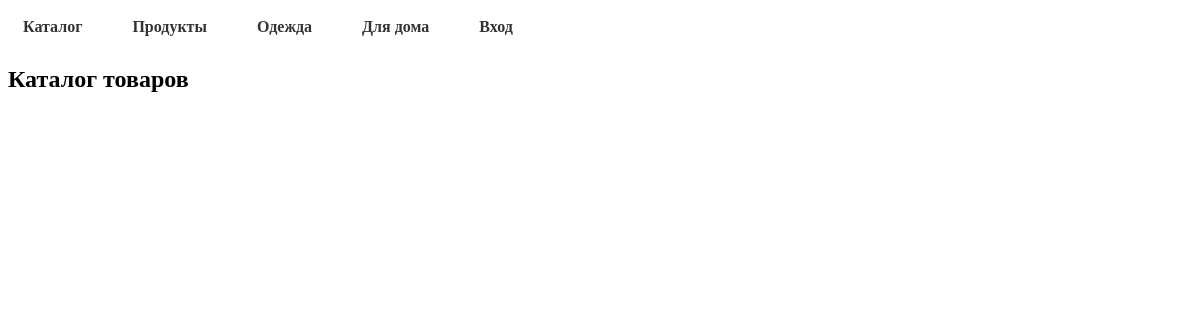
The page /catalog/Продукты on the database as committed earlier.
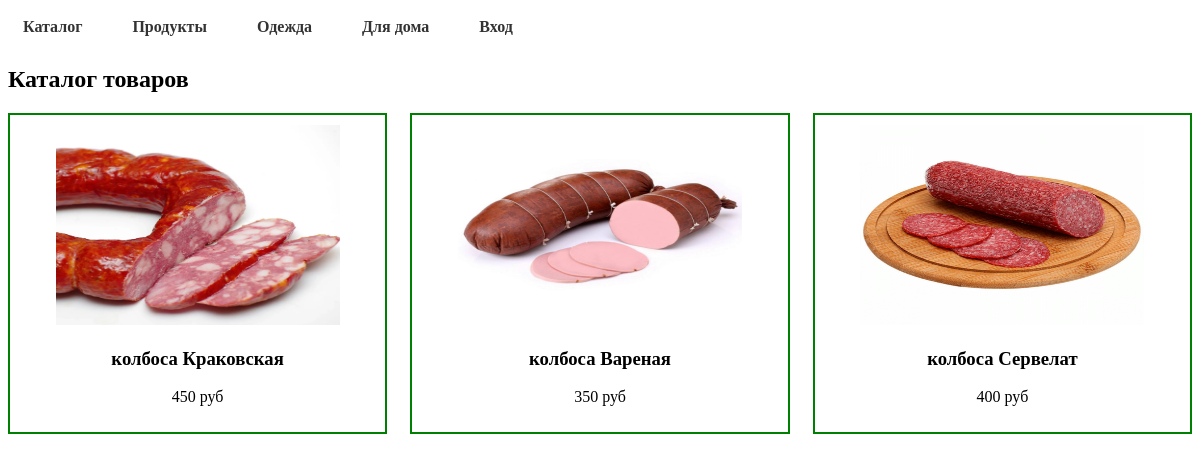
The same page on the database as committed later.
### app/models.py (models this page shows, shortened)
class Tovar(models.Model):
    name = models.CharField(max_length=50, verbose_name='Название')
    price = models.IntegerField(verbose_name='Цена')
    image = models.FileField(verbose_name='Изображение', upload_to='img/', null=True, blank=True)
    discount = models.IntegerField(verbose_name='Скидка', null=True, blank=True, default=0)
    category = models.ForeignKey(to=Category, on_delete=models.SET_NULL, null=True, blank=True)

### app/views.py (the view)
# urls.py: path('catalog/<str:cat>', views.catalog, name='catalog'),
def catalog(request,cat):
    items = Tovar.objects.filter(category__name=cat)
    data = {'items':items}
    return render(request,'index.html',data)

### templates/index.html (shortened to what this page needs)
<!DOCTYPE html>
{% load static %}
<html lang="ru">
<head>
    {% block head %}
        <link rel="stylesheet" href={% static 'css/catalog.css'  %}>
        <link rel="stylesheet" href={% static 'css/menu.css'  %}>
    {% endblock %}
</head>
<body>
    {% block menu %}
    <nav>
    <ul>
        <li>
            <a href="{% url 'index' %}">Каталог</a>
        </li>
        <li>
            <a href="{% url 'catalog' 'Продукты' %}">Продукты</a>
        </li>
        <li>
            <a href="{% url 'catalog' 'Одежда' %}">Одежда</a>
        </li>
        <li>
            <a href="{% url 'catalog' 'Для дома' %}">Для дома</a>
        </li>
        {% if user.is_authenticated %}
        <li>
            <a href="{% url 'cabinet' %}">Профиль</a>
        </li>
        <li>
            <a href="{% url 'cart' %}">Корзина</a>
        </li>
        {% else %}
        <li>
            <a href="">Вход</a>
        </li>
        {% endif %}
    </ul>
    </nav>
    {% endblock %}
    {% block content %}
    <h2>Каталог товаров</h2>
        <div class="main-catalog">
        {% for one in items %}
            <div class="card">
                <img src="{% static one.image %}" alt="" height="200px" width="200">
                <h3>{{ one.name }}</h3>
                <p>{{ one.price }} руб</p>
            </div>
        {% endfor %}
        </div>
    {% endblock %}
</body>
</html>

### app/static/css/catalog.css (style rules this page uses)
.main-catalog { display: flex; flex-direction: row; align-items: center; justify-content: space-between; flex-wrap: wrap; }
.card { width: 30%; border: 2px solid green; text-align: center; margin-bottom: 10px; padding: 10px; }
.card img { width: 80%; }

### app/static/css/menu.css (style rules this page uses)
nav ul { list-style: none; padding: 0; margin: 0; display: flex; }
nav ul li { margin-right: 20px; }
nav ul li:last-child { margin-right: 0; }
nav ul li a { display: block; padding: 10px 15px; text-decoration: none; color: #333; font-weight: bold; transition: background-color 0.3s ease; }

Rows that differ between the two databases and show on the page:
added Tovar: image (picture), name "колбоса Краковская", price "450"
added Tovar: image (picture), name "колбоса Вареная", price "350"
added Tovar: image (picture), name "колбоса Сервелат", price "400"
